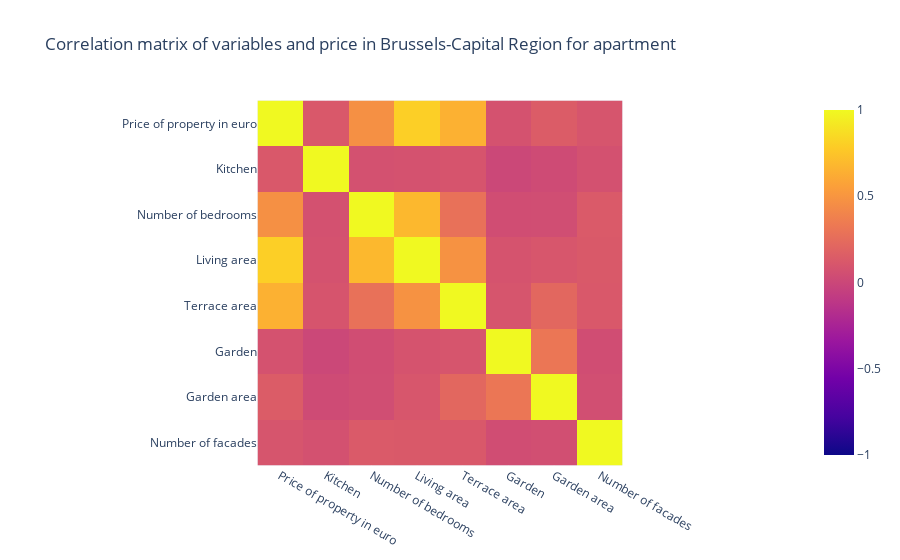
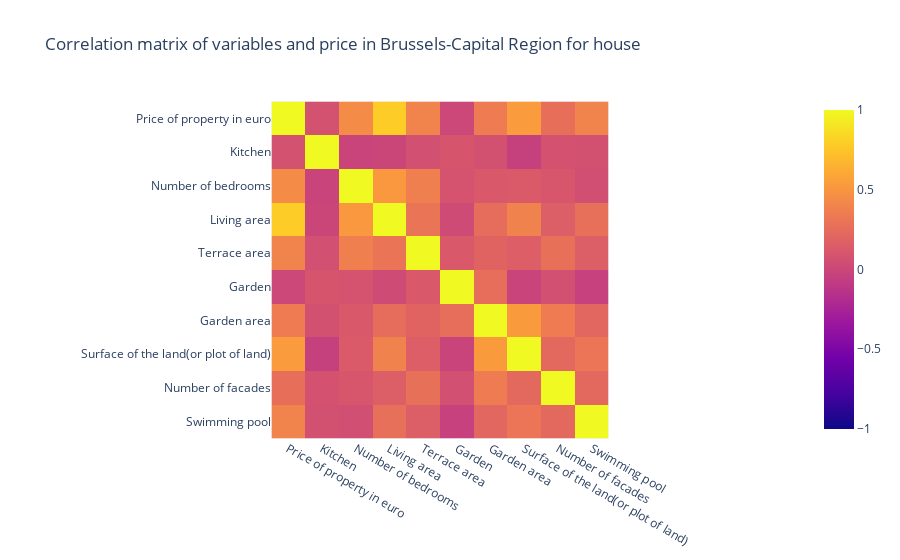
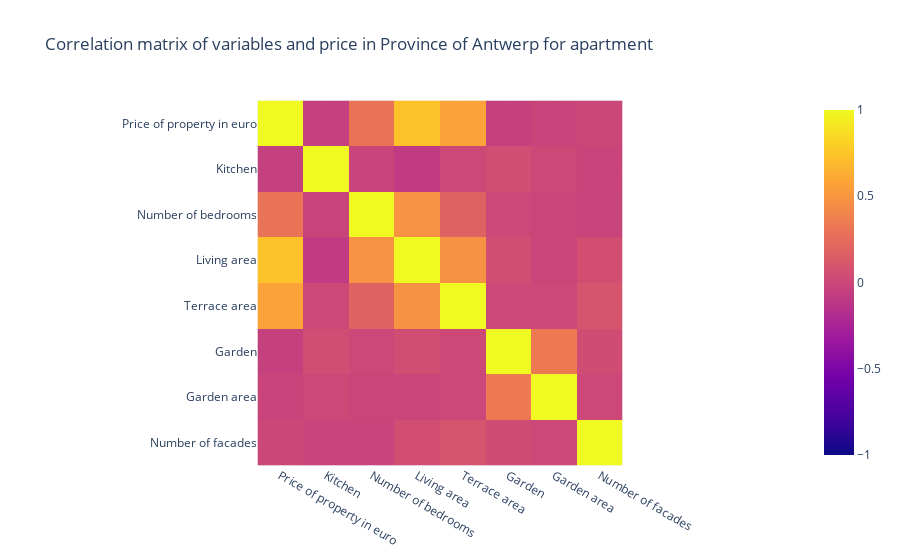
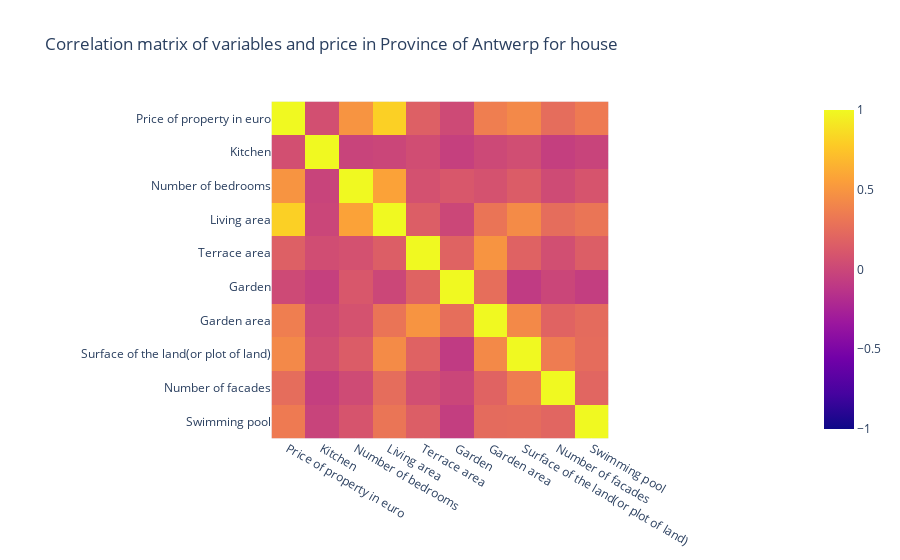

The notebook cell these images were saved under, in order:
### Markdown cell above
## Step 5: Data Analysis
We group the data by 'Type of property' and conduct an analysis for each group. We skip the groups where type_of_property is '0' or 'unknown'. Depending on the type of property ('apartment' or other), we select a different set of numeric columns. We then calculate a correlation matrix for these numeric columns and visualize this matrix using a heatmap:

### Code cell
# Calculate the correlation matrix of the numeric columns within each region and type of property
for (region, type_of_property), group_df in df.groupby(['Region', 'Type of property']):
    print(f"Region: {region}, Type of property: {type_of_property}")

    # Use a different set of numeric columns for apartments and houses
    if type_of_property == 'apartment':
        numeric_cols = ['Price of property in euro', 'Kitchen', 'Number of bedrooms', 'Living area', 'Terrace area', 'Garden', 'Garden area', 'Number of facades']
    else:
        numeric_cols = ['Price of property in euro', 'Kitchen', 'Number of bedrooms', 'Living area', 'Terrace area', 'Garden', 'Garden area', 'Surface of the land(or plot of land)', 'Number of facades', 'Swimming pool']
    
    corr = group_df[numeric_cols].corr()
    fig = px.imshow(corr, title=f"Correlation matrix of variables and price in {region} for {type_of_property}", zmin=-1, zmax=1)
    fig.show()

### Figure 1 — Plotly figure (JSON) as saved in the notebook; plotly's stock layout.template omitted (floating-point values rounded to 4 significant figures)
{"data": [{"coloraxis": "coloraxis", "hovertemplate": "x: %{x}<br>y: %{y}<br>color: %{z}<extra></extra>", "name": "0", "type": "heatmap", "x": ["Price of property in euro", "Kitchen", "Number of bedrooms", "Living area", "Terrace area", "Garden", "Garden area", "Number of facades"], "xaxis": "x", "y": ["Price of property in euro", "Kitchen", "Number of bedrooms", "Living area", "Terrace area", "Garden", "Garden area", "Number of facades"], "yaxis": "y", "z": [[1, 0.1205, 0.4682, 0.7992, 0.6476, 0.07835, 0.1442, 0.09449], [0.1205, 1, 0.07125, 0.07979, 0.09138, 0.006422, 0.02644, 0.06619], [0.4682, 0.07125, 1, 0.6858, 0.2818, 0.04356, 0.04666, 0.1306], [0.7992, 0.07979, 0.6858, 1, 0.4823, 0.08239, 0.1018, 0.125], [0.6476, 0.09138, 0.2818, 0.4823, 1, 0.09629, 0.2178, 0.1202], [0.07835, 0.006422, 0.04356, 0.08239, 0.09629, 1, 0.3126, 0.04171], [0.1442, 0.02644, 0.04666, 0.1018, 0.2178, 0.3126, 1, 0.05474], [0.09449, 0.06619, 0.1306, 0.125, 0.1202, 0.04171, 0.05474, 1]]}], "layout": {"coloraxis": {"cmax": 1, "cmin": -1, "colorscale": [[0, "#0d0887"], [0.1111, "#46039f"], [0.2222, "#7201a8"], [0.3333, "#9c179e"], [0.4444, "#bd3786"], [0.5556, "#d8576b"], [0.6667, "#ed7953"], [0.7778, "#fb9f3a"], [0.8889, "#fdca26"], [1, "#f0f921"]]}, "title": {"text": "Correlation matrix of variables and price in Brussels-Capital Region for apartment"}, "xaxis": {"anchor": "y", "constrain": "domain", "domain": [0, 1], "scaleanchor": "y"}, "yaxis": {"anchor": "x", "autorange": "reversed", "constrain": "domain", "domain": [0, 1]}}}

### Figure 2 — Plotly figure (JSON) as saved in the notebook; plotly's stock layout.template omitted (floating-point values rounded to 4 significant figures)
{"data": [{"coloraxis": "coloraxis", "hovertemplate": "x: %{x}<br>y: %{y}<br>color: %{z}<extra></extra>", "name": "0", "type": "heatmap", "x": ["Price of property in euro", "Kitchen", "Number of bedrooms", "Living area", "Terrace area", "Garden", "Garden area", "Surface of the land(or plot of land)", "Number of facades", "Swimming pool"], "xaxis": "x", "y": ["Price of property in euro", "Kitchen", "Number of bedrooms", "Living area", "Terrace area", "Garden", "Garden area", "Surface of the land(or plot of land)", "Number of facades", "Swimming pool"], "yaxis": "y", "z": [[1, 0.07312, 0.4377, 0.7857, 0.3998, 0.007558, 0.3455, 0.533, 0.2694, 0.3957], [0.07312, 1, -0.02287, -0.004219, 0.06158, 0.09694, 0.06959, -0.04175, 0.07649, 0.06749], [0.4377, -0.02287, 1, 0.5174, 0.3708, 0.08475, 0.1184, 0.1318, 0.1052, 0.05606], [0.7857, -0.004219, 0.5174, 1, 0.3013, 0.0278, 0.2569, 0.3832, 0.1584, 0.2723], [0.3998, 0.06158, 0.3708, 0.3013, 1, 0.1248, 0.1913, 0.1591, 0.2747, 0.1557], [0.007558, 0.09694, 0.08475, 0.0278, 0.1248, 1, 0.2617, -0.0181, 0.06513, -0.04003], [0.3455, 0.06959, 0.1184, 0.2569, 0.1913, 0.2617, 1, 0.5269, 0.3446, 0.2141], [0.533, -0.04175, 0.1318, 0.3832, 0.1591, -0.0181, 0.5269, 1, 0.2309, 0.3082], [0.2694, 0.07649, 0.1052, 0.1584, 0.2747, 0.06513, 0.3446, 0.2309, 1, 0.2298], [0.3957, 0.06749, 0.05606, 0.2723, 0.1557, -0.04003, 0.2141, 0.3082, 0.2298, 1]]}], "layout": {"coloraxis": {"cmax": 1, "cmin": -1, "colorscale": [[0, "#0d0887"], [0.1111, "#46039f"], [0.2222, "#7201a8"], [0.3333, "#9c179e"], [0.4444, "#bd3786"], [0.5556, "#d8576b"], [0.6667, "#ed7953"], [0.7778, "#fb9f3a"], [0.8889, "#fdca26"], [1, "#f0f921"]]}, "title": {"text": "Correlation matrix of variables and price in Brussels-Capital Region for house"}, "xaxis": {"anchor": "y", "constrain": "domain", "domain": [0, 1], "scaleanchor": "y"}, "yaxis": {"anchor": "x", "autorange": "reversed", "constrain": "domain", "domain": [0, 1]}}}

### Figure 3 — Plotly figure (JSON) as saved in the notebook; plotly's stock layout.template omitted (floating-point values rounded to 4 significant figures)
{"data": [{"coloraxis": "coloraxis", "hovertemplate": "x: %{x}<br>y: %{y}<br>color: %{z}<extra></extra>", "name": "0", "type": "heatmap", "x": ["Price of property in euro", "Kitchen", "Number of bedrooms", "Living area", "Terrace area", "Garden", "Garden area", "Number of facades"], "xaxis": "x", "y": ["Price of property in euro", "Kitchen", "Number of bedrooms", "Living area", "Terrace area", "Garden", "Garden area", "Number of facades"], "yaxis": "y", "z": [[1, -0.04914, 0.2946, 0.738, 0.5713, -0.04341, -0.02035, 0.003087], [-0.04914, 1, -0.02298, -0.08635, 0.008571, 0.04422, 0.008601, -0.01797], [0.2946, -0.02298, 1, 0.486, 0.1836, 0.006479, -0.009552, -0.01671], [0.738, -0.08635, 0.486, 1, 0.483, 0.04578, -0.01409, 0.05009], [0.5713, 0.008571, 0.1836, 0.483, 1, 0.01522, 0.006453, 0.08807], [-0.04341, 0.04422, 0.006479, 0.04578, 0.01522, 1, 0.3326, 0.03908], [-0.02035, 0.008601, -0.009552, -0.01409, 0.006453, 0.3326, 1, 0.008187], [0.003087, -0.01797, -0.01671, 0.05009, 0.08807, 0.03908, 0.008187, 1]]}], "layout": {"coloraxis": {"cmax": 1, "cmin": -1, "colorscale": [[0, "#0d0887"], [0.1111, "#46039f"], [0.2222, "#7201a8"], [0.3333, "#9c179e"], [0.4444, "#bd3786"], [0.5556, "#d8576b"], [0.6667, "#ed7953"], [0.7778, "#fb9f3a"], [0.8889, "#fdca26"], [1, "#f0f921"]]}, "title": {"text": "Correlation matrix of variables and price in Province of Antwerp for apartment"}, "xaxis": {"anchor": "y", "constrain": "domain", "domain": [0, 1], "scaleanchor": "y"}, "yaxis": {"anchor": "x", "autorange": "reversed", "constrain": "domain", "domain": [0, 1]}}}

### Figure 4 — Plotly figure (JSON) as saved in the notebook; plotly's stock layout.template omitted (floating-point values rounded to 4 significant figures)
{"data": [{"coloraxis": "coloraxis", "hovertemplate": "x: %{x}<br>y: %{y}<br>color: %{z}<extra></extra>", "name": "0", "type": "heatmap", "x": ["Price of property in euro", "Kitchen", "Number of bedrooms", "Living area", "Terrace area", "Garden", "Garden area", "Surface of the land(or plot of land)", "Number of facades", "Swimming pool"], "xaxis": "x", "y": ["Price of property in euro", "Kitchen", "Number of bedrooms", "Living area", "Terrace area", "Garden", "Garden area", "Surface of the land(or plot of land)", "Number of facades", "Swimming pool"], "yaxis": "y", "z": [[1, 0.05798, 0.4906, 0.8079, 0.1682, 0.02087, 0.3617, 0.4241, 0.2531, 0.3421], [0.05798, 1, -0.02411, -0.004524, 0.04303, -0.04777, 0.01213, 0.04587, -0.05481, -0.01966], [0.4906, -0.02411, 1, 0.5723, 0.07209, 0.1087, 0.07424, 0.1438, 0.02602, 0.09222], [0.8079, -0.004524, 0.5723, 1, 0.1556, 0.003096, 0.3032, 0.4375, 0.2516, 0.3052], [0.1682, 0.04303, 0.07209, 0.1556, 1, 0.1899, 0.4931, 0.1838, 0.05668, 0.156], [0.02087, -0.04777, 0.1087, 0.003096, 0.1899, 1, 0.2617, -0.08395, -0.005586, -0.06552], [0.3617, 0.01213, 0.07424, 0.3032, 0.4931, 0.2617, 1, 0.4281, 0.1925, 0.2396], [0.4241, 0.04587, 0.1438, 0.4375, 0.1838, -0.08395, 0.4281, 1, 0.3487, 0.2516], [0.2531, -0.05481, 0.02602, 0.2516, 0.05668, -0.005586, 0.1925, 0.3487, 1, 0.2078], [0.3421, -0.01966, 0.09222, 0.3052, 0.156, -0.06552, 0.2396, 0.2516, 0.2078, 1]]}], "layout": {"coloraxis": {"cmax": 1, "cmin": -1, "colorscale": [[0, "#0d0887"], [0.1111, "#46039f"], [0.2222, "#7201a8"], [0.3333, "#9c179e"], [0.4444, "#bd3786"], [0.5556, "#d8576b"], [0.6667, "#ed7953"], [0.7778, "#fb9f3a"], [0.8889, "#fdca26"], [1, "#f0f921"]]}, "title": {"text": "Correlation matrix of variables and price in Province of Antwerp for house"}, "xaxis": {"anchor": "y", "constrain": "domain", "domain": [0, 1], "scaleanchor": "y"}, "yaxis": {"anchor": "x", "autorange": "reversed", "constrain": "domain", "domain": [0, 1]}}}
